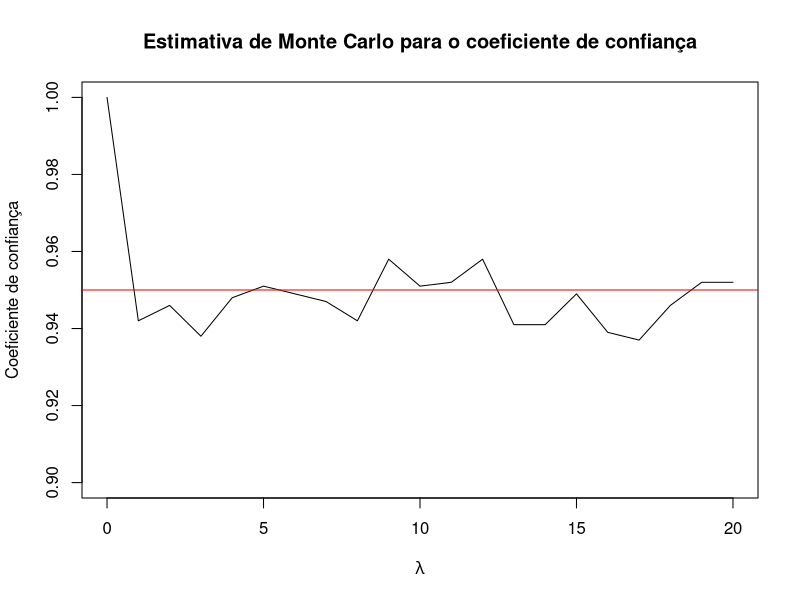
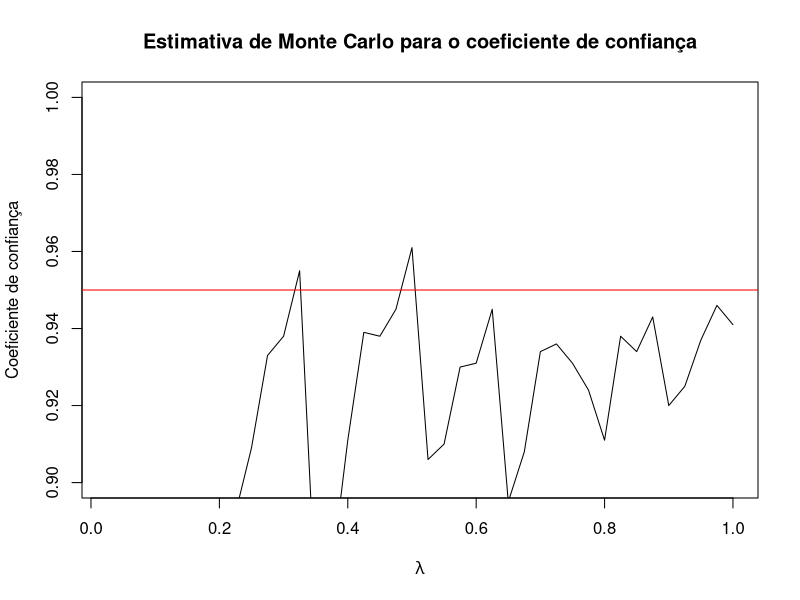
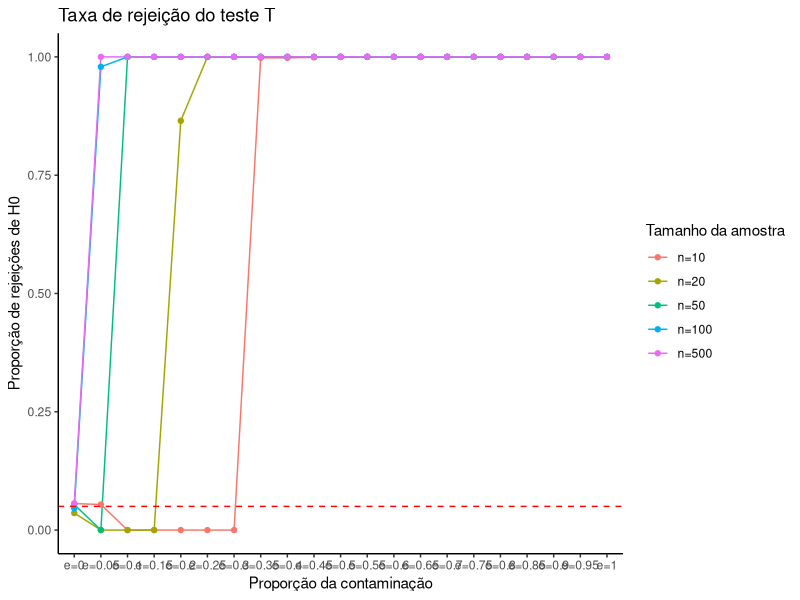

These figures' R source, in order:
## ---- chunk 1
library(tidyverse)
library(reshape2)
## ---- chunk 2
N = 1000
alpha = .05
n = 10
p = 2.262157
lambda = seq(0,20,by=1)
nlambda = length(lambda)
cobertura <- numeric(nlambda)

for (i in 1:nlambda){
  Lambda = lambda[i]
  capturado = 0
  for (j in 1:N){
    x = rpois(n,Lambda)
    xbar = mean(x)
    sigma2 = (1/(n-1)) * sum((x-xbar)^2)
    ici = xbar - (p * sqrt(sigma2/n))
    ics = xbar + (p * sqrt(sigma2/n))
    if (Lambda >= ici & Lambda <= ics){
      capturado = capturado + 1}
    }
  cobertura[i] = capturado/N
}

plot(lambda, cobertura, type = "l", ylim = c(0.9, 1), 
     xlab = expression(lambda), ylab = "Coeficiente de confiança",
     main = "Estimativa de Monte Carlo para o coeficiente de confiança")
abline(h = 1 - alpha, col = "red")

## ---- chunk 3
lambda = seq(0.025,1,by=0.025)
nlambda = length(lambda)
cobertura <- numeric(nlambda)

for (i in 1:nlambda){
  Lambda = lambda[i]
  capturado = 0
  for (j in 1:N){
    x = rpois(n,Lambda)
    xbar = mean(x)
    sigma2 = (1/(n-1)) * sum((x-xbar)^2)
    ici = xbar - (p * sqrt(sigma2/n))
    ics = xbar + (p * sqrt(sigma2/n))
    if (Lambda >= ici & Lambda <= ics){
      capturado = capturado + 1}
    }
  cobertura[i] = capturado/N
}

plot(lambda, cobertura, type = "l", ylim = c(0.9, 1), 
     xlab = expression(lambda), ylab = "Coeficiente de confiança",
     main = "Estimativa de Monte Carlo para o coeficiente de confiança")
abline(h = 1 - alpha, col = "red")

## ---- chunk 4
alpha = 0.05
N = 1000
m = c(10, 20, 50, 100, 500)
epsilon = seq(0, 1, by = 0.05)

rejeicao = matrix(0, nrow = length(m), ncol = length(epsilon))
rownames(rejeicao) = paste0("n=", m)
colnames(rejeicao) = paste0("e=", epsilon)

for (i in 1:length(m)) {
  n = m[i]
  for (j in 1:length(epsilon)) {
    eps = epsilon[j]
    rejeicoes = 0
    for (k in 1:N) {
      x = rnorm(n, mean = 0, sd = 1)
      n_contaminados = round(eps * n)
      y = c(rnorm(n_contaminados, mean = 50, sd = 1),rnorm(n - n_contaminados, mean = 0, sd = 1))
      teste = t.test(x, y)
      if (teste$p.value < alpha) {
        rejeicoes = rejeicoes + 1
      }
    }
    rejeicao[i, j] = rejeicoes / N
  }
}
## ---- chunk 5
knitr::kable(rejeicao)
## ---- chunk 6
df = melt(rejeicao)
colnames(df) = c("n","e","rejeicao")

ggplot(df, aes(x = e, y = rejeicao, color = factor(n), group = factor(n))) +
  geom_line() +
  geom_point() +
  geom_hline(yintercept = alpha, linetype = "dashed", color = "red") +
  labs(
    title = "Taxa de rejeição do teste T",
    x = "Proporção da contaminação",
    y = "Proporção de rejeições de H0",
    color = "Tamanho da amostra"
  ) +
  theme_classic()

